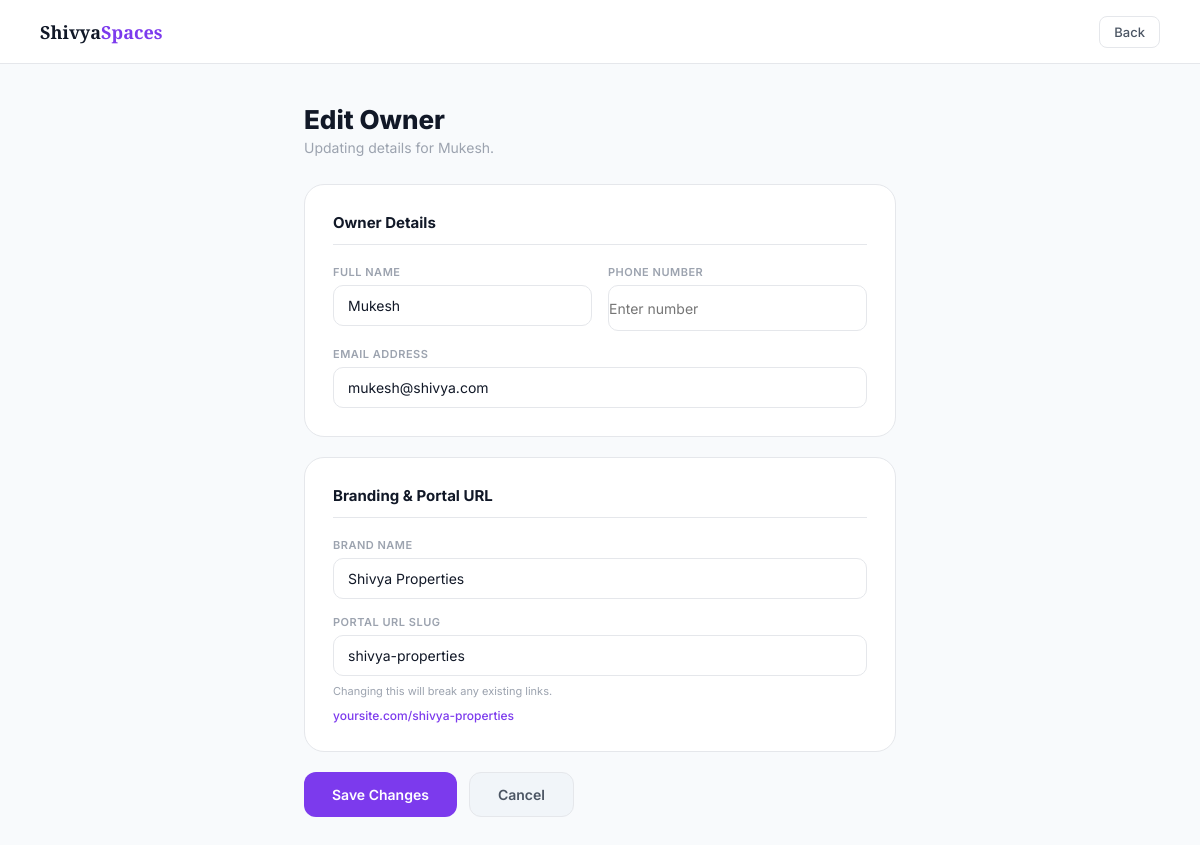
Page /admin/edit-owner/1 (signed in) on the committed database.
### tables this page shows
CREATE TABLE owners (
    id INTEGER PRIMARY KEY AUTOINCREMENT,
    name TEXT NOT NULL,
    email TEXT UNIQUE NOT NULL,
    password TEXT NOT NULL,
    phone TEXT,
    slug TEXT UNIQUE NOT NULL,
    brand_name TEXT NOT NULL,
    is_active INTEGER DEFAULT 1,
    created_at TIMESTAMP DEFAULT CURRENT_TIMESTAMP
, username TEXT);

### app.py (the view, shortened to what this page needs)
@app.route("/admin/edit-owner/<int:owner_id>", methods=["GET", "POST"])
@admin_required
@csrf.exempt
def admin_edit_owner(owner_id):
    conn = get_db()
    owner = conn.execute("SELECT * FROM owners WHERE id=?", (owner_id,)).fetchone()
    if not owner:
        flash("Owner not found.", "danger")
        conn.close()
        return redirect(url_for("admin_dashboard"))
    conn.close()
    return render_template("admin_edit_owner.html",
                           owner=dict(owner),
                           admin_name=session["admin_name"])

### app.py (called while the page is built)
def get_db():
    conn = sqlite3.connect("properties.db", timeout=10)
    conn.row_factory = sqlite3.Row
    conn.execute("PRAGMA journal_mode=WAL")
    conn.execute("PRAGMA foreign_keys=ON")
    return conn

def admin_required(f):
    @wraps(f)
    def decorated(*args, **kwargs):
        if "admin_id" not in session:
            flash("Admin access required.", "warning")
            return redirect(url_for("admin_login"))
        return f(*args, **kwargs)
    return decorated

### templates/admin_edit_owner.html (shortened to what this page needs)
<!doctype html>
<html lang="en">
  <head>
    <link
      rel="stylesheet"
      href="https://cdnjs.cloudflare.com/ajax/libs/intl-tel-input/17.0.19/css/intlTelInput.css"
    />
  </head>
  <body>
    <div class="topbar">
      <a href="/" class="topbar-logo">Shivya<span>Spaces</span></a>
      <a href="/admin/owner/{{ owner.id }}" class="back-link">Back</a>
    </div>
    <div class="content">
      <div class="page-header">
        <h1>Edit Owner</h1>
        <p>Updating details for {{ owner.name }}.</p>
      </div>
      <form
        method="POST"
        action="/admin/edit-owner/{{ owner.id }}"
        id="editForm"
      >
        <div class="form-card">
          <h2>Owner Details</h2>
          <div class="form-grid">
            <div class="form-group">
              <label>Full Name</label>
              <input
                type="text"
                name="name"
                value="{{ owner.name }}"
                required
              />
            </div>
            <div class="form-group">
              <label>Phone Number</label>
              <input type="tel" id="phoneInput" placeholder="Enter number" />
            </div>
            <div class="form-group full">
              <label>Email Address</label>
              <input
                type="email"
                name="email"
                value="{{ owner.email }}"
                required
              />
            </div>
          </div>
        </div>
        <div class="form-card">
          <h2>Branding & Portal URL</h2>
          <div class="form-grid">
            <div class="form-group full">
              <label>Brand Name</label>
              <input
                type="text"
                name="brand_name"
                value="{{ owner.brand_name }}"
                required
                oninput="updateSlug(this.value)"
              />
            </div>
            <div class="form-group full">
              <label>Portal URL Slug</label>
              <input
                type="text"
                name="slug"
                id="slugField"
                value="{{ owner.slug }}"
                required
              />
              <p class="hint">Changing this will break any existing links.</p>
              <p class="slug-preview" id="slugPreview">
                yoursite.com/{{ owner.slug }}
              </p>
            </div>
          </div>
        </div>
        <div class="form-actions">
          <button type="submit" class="btn-save">Save Changes</button>
          <a href="/admin/owner/{{ owner.id }}" class="btn-cancel">Cancel</a>
        </div>
      </form>
    </div>
  </body>
</html>

### templates/admin_edit_owner.html (style rules this page uses)
* { margin: 0; padding: 0; box-sizing: border-box; }
:root { --bg: #f8fafc; --bg2: #ffffff; --bg3: #f1f5f9; --border: #e5e7eb; --text: #111827; --text2: #4b5563; --text3: #9ca3af; --accent: #7c3aed; --accent-hover: #6d28d9; --input-bg: #ffffff; --input-border: #e5e7eb; --green-bg: #dcfce7; --green-fg: #166534; --red-bg: #fee2e2; --red-fg: #991b1b; }
body { font-family: "Inter", sans-serif; background: var(--bg); color: var(--text); min-height: 100vh; transition: background 0.25s, color 0.25s; }
.topbar { background: var(--bg2); border-bottom: 1px solid var(--border); padding: 0 40px; height: 64px; display: flex; align-items: center; justify-content: space-between; position: sticky; top: 0; z-index: 99; transition: background 0.25s, border-color 0.25s; }
.topbar-logo { font-family: "Playfair Display", serif; font-size: 18px; font-weight: 700; color: var(--text); text-decoration: none; }
.topbar-logo span { color: var(--accent); }
.back-link { font-size: 13px; font-weight: 500; color: var(--text2); text-decoration: none; padding: 7px 14px; border-radius: 8px; border: 1px solid var(--border); transition: all 0.18s; }
.content { max-width: 640px; margin: 40px auto; padding: 0 24px 60px; }
.page-header { margin-bottom: 28px; }
.page-header h1 { font-size: 26px; font-weight: 800; margin-bottom: 4px; }
.page-header p { font-size: 14px; color: var(--text3); }
.form-card { background: var(--bg2); border: 1px solid var(--border); border-radius: 20px; padding: 28px; margin-bottom: 20px; transition: background 0.25s, border-color 0.25s; }
.form-card h2 { font-size: 15px; font-weight: 700; margin-bottom: 20px; padding-bottom: 12px; border-bottom: 1px solid var(--border); color: var(--text); }
.form-grid { display: grid; grid-template-columns: 1fr 1fr; gap: 16px; }
.form-group { display: flex; flex-direction: column; gap: 6px; }
.form-group.full { grid-column: 1/-1; }
label { font-size: 11px; font-weight: 600; color: var(--text3); text-transform: uppercase; letter-spacing: 0.5px; }
.hint { font-size: 11px; color: var(--text3); margin-top: 2px; }
.slug-preview { font-size: 12px; color: var(--accent); margin-top: 4px; font-weight: 500; }
input[type="text"], input[type="email"] { padding: 11px 14px; border: 1.5px solid var(--input-border); border-radius: 10px; font-size: 14px; font-family: "Inter", sans-serif; color: var(--text); background: var(--input-bg); outline: none; width: 100%; transition: border-color 0.18s, background 0.25s, color 0.25s; }
#phoneInput { width: 100%; height: 46px; font-size: 14px; font-family: "Inter", sans-serif; border: 1.5px solid var(--input-border); border-radius: 10px; background: var(--input-bg); color: var(--text); transition: border-color 0.18s; }
.form-actions { display: flex; gap: 12px; margin-top: 8px; }
.btn-save { background: var(--accent); color: white; border: none; padding: 13px 28px; border-radius: 12px; font-size: 14px; font-weight: 600; cursor: pointer; font-family: "Inter", sans-serif; transition: background 0.18s; }
.btn-cancel { background: var(--bg3); color: var(--text2); border: 1px solid var(--border); padding: 13px 28px; border-radius: 12px; font-size: 14px; font-weight: 600; font-family: "Inter", sans-serif; text-decoration: none; display: inline-flex; align-items: center; }

### rows in the picture
owners: name "Mukesh", email "mukesh@shivya.com", brand_name "Shivya Properties", slug "shivya-properties"
